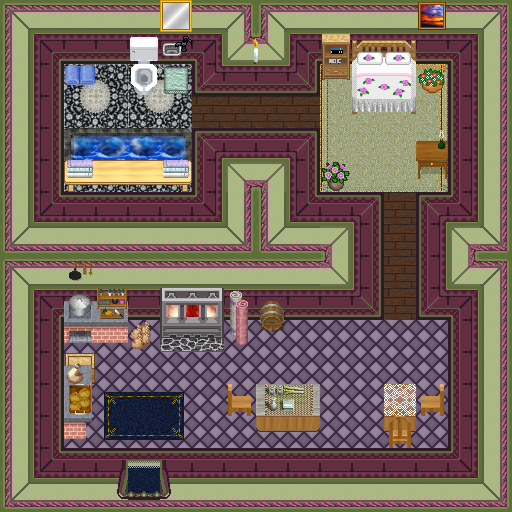

Below is a game level as drawn by its tile map, then a one-line description and the .tmx that defines it (tile-layer data replaced by summaries):
An orthogonal 16x16 tile map with 32x32 px tiles, 5 tile layers (0_floor, 1_terrain, 2_object, 3_roof, ...), 3 hidden layers not drawn, 33 tilesets.

<map version="1.8" tiledversion="1.8.5" orientation="orthogonal" renderorder="right-down" width="16" height="16" tilewidth="32" tileheight="32" infinite="0" nextlayerid="9" nextobjectid="1">
 <tileset firstgid="1" name="table_with_hob_pale.png" tilewidth="32" tileheight="32" tilecount="3" columns="3">
  <image source="../../tileset/furniture/table/table_with_hob_pale.png" trans="ff00ff" width="96" height="32" />
 </tileset>
 <tileset firstgid="4" name="table_with_beer.png" tilewidth="32" tileheight="32" tilecount="8" columns="4">
  <image source="../../tileset/furniture/table/table_with_beer.png" trans="ff00ff" width="128" height="64" />
 </tileset>
 <tileset firstgid="12" name="picture/small.png" tilewidth="32" tileheight="32" tilecount="3" columns="3">
  <image source="../../tileset/furniture/picture/small.png" width="96" height="32" />
 </tileset>
 <tileset firstgid="15" name="pot/box.png" tilewidth="32" tileheight="32" tilecount="1" columns="1">
  <image source="../../tileset/item/pot/box.png" width="32" height="32" />
 </tileset>
 <tileset firstgid="16" name="bright_bookshelf_and_cupboard.png" tilewidth="32" tileheight="32" tilecount="6" columns="3">
  <image source="../../tileset/furniture/shelve/bright_bookshelf_and_cupboard.png" width="96" height="64" />
 </tileset>
 <tileset firstgid="22" name="wooden_pale.png" tilewidth="32" tileheight="32" tilecount="4" columns="2">
  <image source="../../tileset/furniture/chair/wooden_pale.png" width="64" height="64" />
 </tileset>
 <tileset firstgid="26" name="flowering_plant.png" tilewidth="32" tileheight="32" tilecount="2" columns="2">
  <image source="../../tileset/plant/indoor/flowering_plant.png" width="64" height="32" />
 </tileset>
 <tileset firstgid="28" name="collision.png" tilewidth="32" tileheight="32" tilecount="1" columns="1">
  <image source="../../tileset/logic/collision.png" width="32" height="32" />
 </tileset>
 <tileset firstgid="29" name="carpet dk blue" tilewidth="32" tileheight="32" tilecount="15" columns="3">
  <image source="../../tileset/furniture/carpet/dark_blue.png" width="96" height="160" />
 </tileset>
 <tileset firstgid="44" name="bathroom basin" tilewidth="32" tileheight="32" tilecount="3" columns="3">
  <image source="../../tileset/furniture/bathroom/basin.png" width="96" height="32" />
 </tileset>
 <tileset firstgid="47" name="bathroom toilet" tilewidth="32" tileheight="32" tilecount="12" columns="3">
  <image source="../../tileset/furniture/bathroom/toilet.png" width="96" height="128" />
 </tileset>
 <tileset firstgid="59" name="bread" tilewidth="32" tileheight="32" tilecount="4" columns="4">
  <image source="../../tileset/item/food/bread.png" width="128" height="32" />
 </tileset>
 <tileset firstgid="63" name="blankets" tilewidth="32" tileheight="32" tilecount="12" columns="3">
  <image source="../../tileset/item/textile/blankets.png" width="96" height="128" />
 </tileset>
 <tileset firstgid="75" name="desk" tilewidth="32" tileheight="32" tilecount="4" columns="2">
  <image source="../../tileset/furniture/table/desk.png" width="64" height="64" />
 </tileset>
 <tileset firstgid="79" name="household items" tilewidth="32" tileheight="32" tilecount="16" columns="4">
  <image source="../../tileset/item/household/food_preparation.png" width="128" height="128" />
 </tileset>
 <tileset firstgid="95" name="items" tilewidth="32" tileheight="32" tilecount="4" columns="2">
  <image source="../../tileset/item/household/food_preparation_2.png" width="64" height="64" />
 </tileset>
 <tileset firstgid="99" name="items2" tilewidth="32" tileheight="32" tilecount="4" columns="2">
  <image source="../../tileset/item/drink/casks.png" width="64" height="64" />
 </tileset>
 <tileset firstgid="103" name="lights candle" tilewidth="32" tileheight="32" tilecount="36" columns="6">
  <image source="../../tileset/furniture/light/lights_candle.png" width="192" height="192" />
 </tileset>
 <tileset firstgid="139" name="floor tiles 2" tilewidth="32" tileheight="32" tilecount="6" columns="3">
  <image source="../../tileset/ground/indoor/floor_tiles2.png" width="96" height="64" />
 </tileset>
 <tileset firstgid="145" name="wall" tilewidth="32" tileheight="32" tilecount="28" columns="4">
  <image source="../../tileset/building/wall/int_green_purple.png" width="128" height="224" />
 </tileset>
 <tileset firstgid="173" name="doors" tilewidth="32" tileheight="32" tilecount="28" columns="4">
  <image source="../../tileset/building/entrance/green_purple_ns_ew.png" width="128" height="224" />
 </tileset>
 <tileset firstgid="201" name="towels" tilewidth="32" tileheight="32" tilecount="24" columns="6">
  <image source="../../tileset/item/textile/towels.png" width="192" height="128" />
 </tileset>
 <tileset firstgid="225" name="lace" tilewidth="32" tileheight="32" tilecount="2" columns="2">
  <image source="../../tileset/item/textile/lace.png" width="64" height="32" />
 </tileset>
 <tileset firstgid="227" name="mirror etc" tilewidth="32" tileheight="32" tilecount="4" columns="2">
  <image source="../../tileset/furniture/picture/small_2.png" width="64" height="64" />
 </tileset>
 <tileset firstgid="231" name="furnace" tilewidth="32" tileheight="32" tilecount="4" columns="2">
  <image source="../../tileset/building/decoration/furnace.png" width="64" height="64" />
 </tileset>
 <tileset firstgid="235" name="kitchen cabinets" tilewidth="32" tileheight="32" tilecount="44" columns="4">
  <image source="../../tileset/furniture/kitchen/cabinets.png" width="128" height="352" />
 </tileset>
 <tileset firstgid="279" name="rug" tilewidth="32" tileheight="32" tilecount="16" columns="4">
  <image source="../../tileset/furniture/carpet/nain_rug.png" width="128" height="128" />
 </tileset>
 <tileset firstgid="295" name="floor tiles" tilewidth="32" tileheight="32" tilecount="9" columns="3">
  <image source="../../tileset/ground/indoor/floor_tiles.png" width="96" height="96" />
 </tileset>
 <tileset firstgid="304" name="border" tilewidth="32" tileheight="32" tilecount="9" columns="3">
  <image source="../../tileset/furniture/carpet/rug_border.png" width="96" height="96" />
 </tileset>
 <tileset firstgid="313" name="whirpool" tilewidth="32" tileheight="32" tilecount="36" columns="3">
  <image source="../../tileset/furniture/sink/jacuzzi_dark_side_on.png" width="96" height="384" />
 </tileset>
 <tileset firstgid="349" name="pale wooden bench" tilewidth="32" tileheight="32" tilecount="3" columns="3">
  <image source="../../tileset/furniture/table/long_side_on_pale.png" width="96" height="32" />
 </tileset>
 <tileset firstgid="352" name="double_pink_roses" tilewidth="32" tileheight="32" tilecount="18" columns="6">
  <image source="../../tileset/furniture/bed/double_pink_roses.png" width="192" height="96" />
 </tileset>
 <tileset firstgid="370" name="furniture/light/flames" tilewidth="32" tileheight="32" tilecount="6" columns="6">
  <image source="../../tileset/furniture/light/flames.png" width="192" height="32" />
 </tileset>
 <layer id="1" name="0_floor" width="16" height="16">
  <data>[256 cells, 256 non-empty, 9 distinct tile ids]</data>
 </layer>
 <layer id="2" name="1_terrain" width="16" height="16">
  <data>[256 cells, 204 non-empty, 55 distinct tile ids]</data>
 </layer>
 <layer id="3" name="2_object" width="16" height="16">
  <data>[256 cells, 55 non-empty, 54 distinct tile ids]</data>
 </layer>
 <layer id="4" name="3_roof" width="16" height="16">
  <data>[256 cells, 7 non-empty, 6 distinct tile ids]</data>
 </layer>
 <layer id="5" name="4_roof_add" width="16" height="16">
  <data>[256 cells, 1 non-empty, 1 distinct tile ids]</data>
 </layer>
 <layer id="6" name="objects" width="16" height="16" visible="0">
  <data>[256 cells, 0 non-empty, 0 distinct tile ids]</data>
 </layer>
 <layer id="7" name="collision" width="16" height="16" visible="0" opacity="0.37">
  <data>[256 cells, 185 non-empty, 1 distinct tile ids]</data>
 </layer>
 <layer id="8" name="protection" width="16" height="16" visible="0">
  <data>[256 cells, 0 non-empty, 0 distinct tile ids]</data>
 </layer>
</map>
